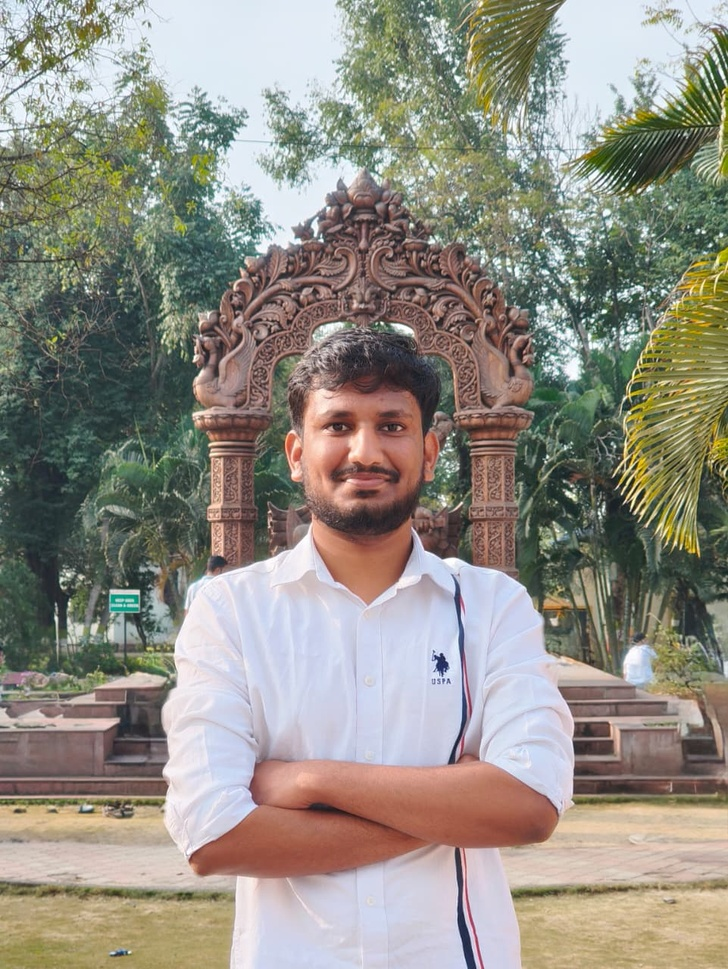
#> input picture assignment4/assignment4B/input.jpeg, 728 x 969 px, shrunk from 961 x 1280 before the run
$ python a4b.py
#> lines starting #> are read from the running program, lines starting #| are printed output that depends on the picture
import cv2
import matplotlib.pyplot as plt

img = cv2.imread('input.jpeg')
#> img is the input picture: shape (969, 728, 3); mean B, G, R 132.2, 142.3, 146.2
img = cv2.cvtColor(img, cv2.COLOR_BGR2RGB)

bright = cv2.convertScaleAbs(img, alpha=1, beta=50)
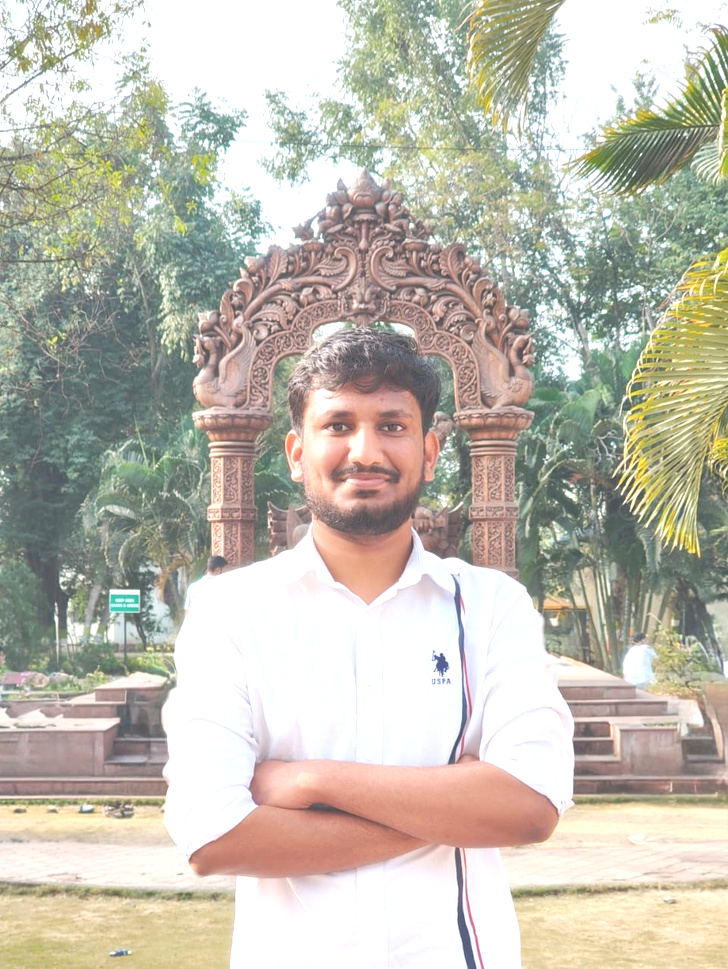
#> bright: shape (969, 728, 3); mean R, G, B 192.6, 188.5, 175.6

R_b, G_b, B_b = cv2.split(bright)
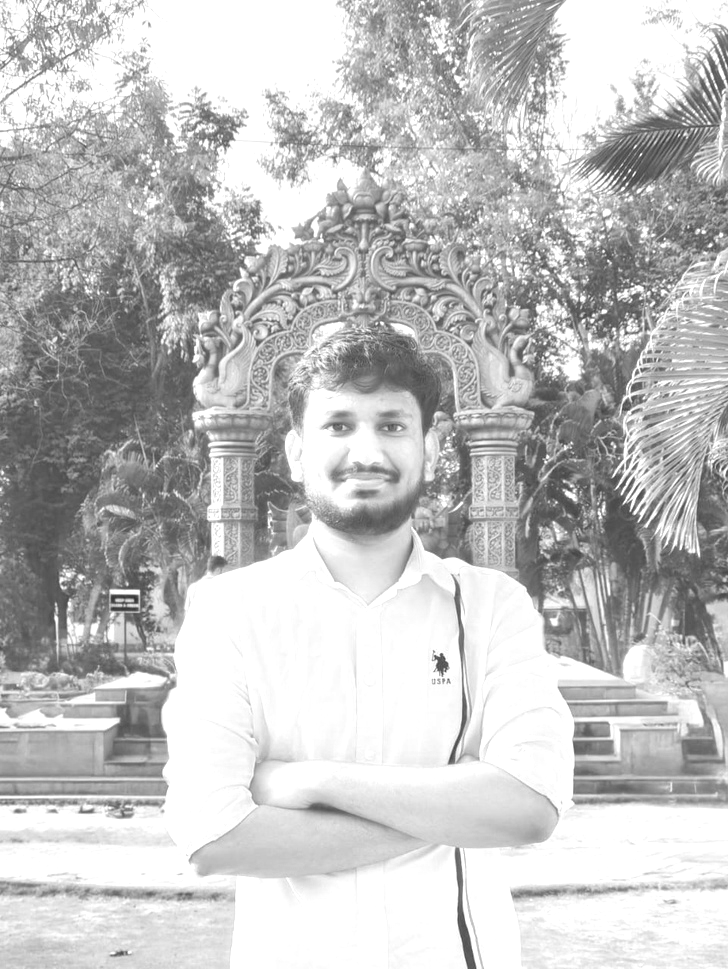
#> R_b: shape (969, 728); min 51, max 255, mean 192.6
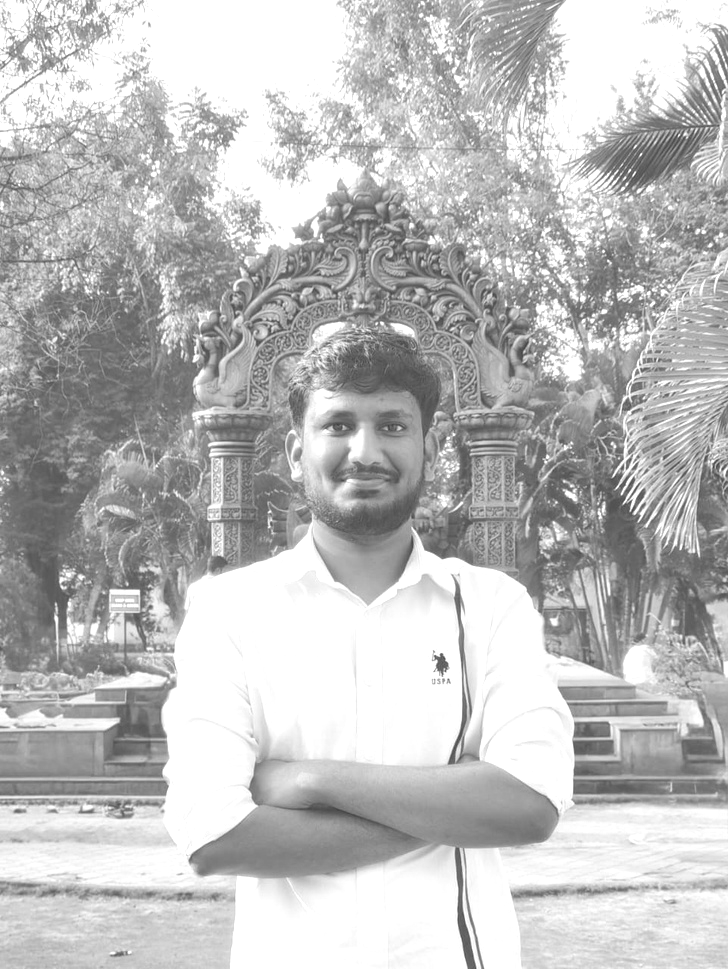
#> G_b: shape (969, 728); min 63, max 255, mean 188.5
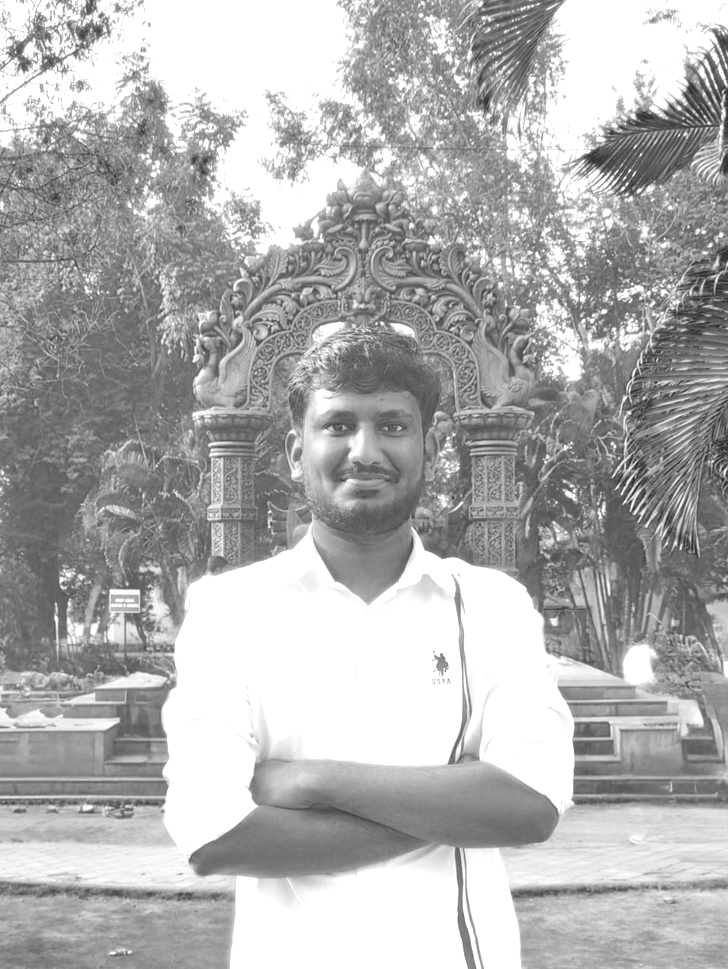
#> B_b: shape (969, 728); min 50, max 255, mean 175.6

plt.figure(figsize=(12,8))

plt.subplot(2,2,1)
plt.imshow(bright)
plt.title("Bright Image")
plt.axis('off')

plt.subplot(2,2,2)
plt.hist(R_b.ravel(), bins=256, color='red')
plt.title("Red Histogram (Bright)")

plt.subplot(2,2,3)
plt.hist(G_b.ravel(), bins=256, color='green')
plt.title("Green Histogram (Bright)")

plt.subplot(2,2,4)
plt.hist(B_b.ravel(), bins=256, color='blue')
plt.title("Blue Histogram (Bright)")

plt.tight_layout()
plt.savefig("output.png")
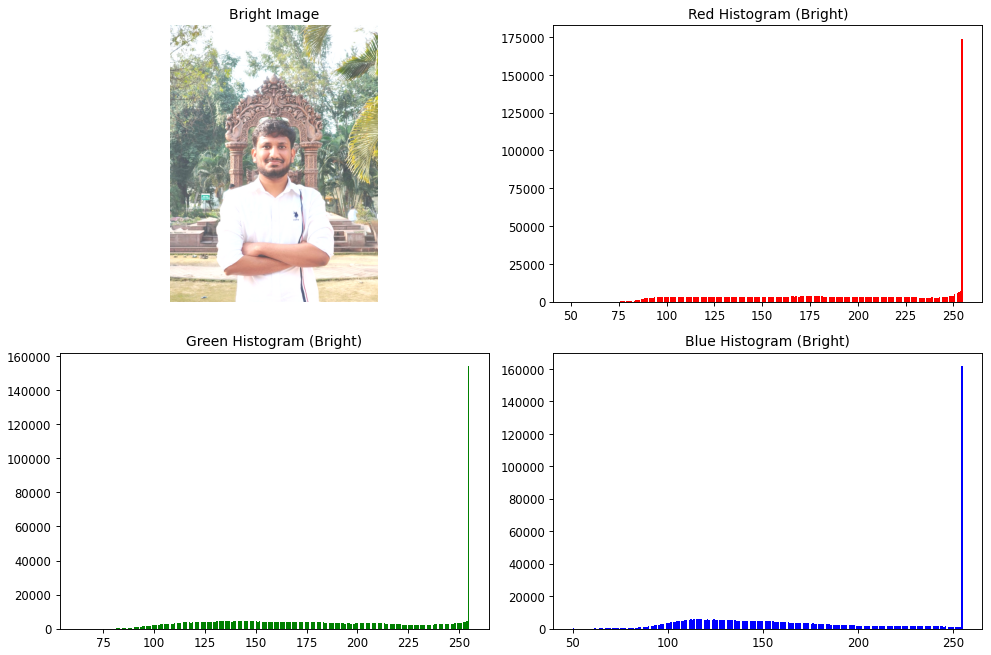
#> figure drawn by matplotlib, 4 panels; panel 2: tallest bar 173982 high, from x = 254.2 to 255; panel 3: tallest bar 154316 high, from x = 254.2 to 255; panel 4: tallest bar 161986 high, from x = 254.2 to 255
